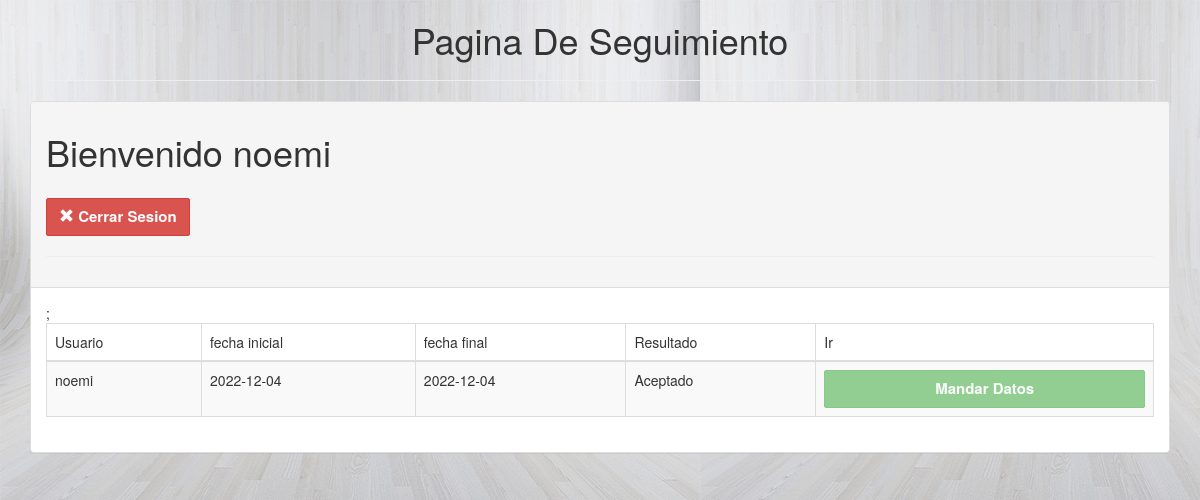
The page /workflow/EntradaEstudiante.php (signed in) on the database as committed earlier.
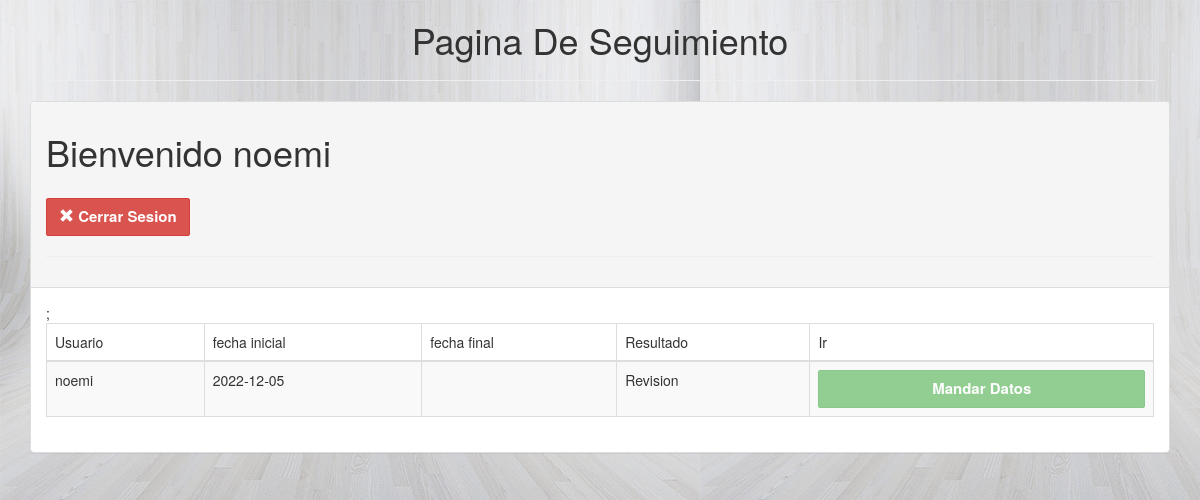
The same page on the database as committed later.
### tables this page shows
CREATE TABLE `flujoprocesoseguimiento` (
  `id` int(11) NOT NULL,
  `Flujo` varchar(3) DEFAULT NULL,
  `Proceso` varchar(3) DEFAULT NULL,
  `Usuario` varchar(10) DEFAULT NULL,
  `contra` varchar(50) NOT NULL,
  `FechaInicio` date DEFAULT NULL,
  `FechaFin` date DEFAULT NULL,
  `rechazo` varchar(10) DEFAULT 'pendiente'
);

### workflow/EntradaEstudiante.php (the view, shortened to what this page needs)
<!DOCTYPE html>
<html>
<head>
<link rel="stylesheet" href="bootstrap/css/bootstrap.min.css">
</head>
	<body background="fondo.jpg">
	<div class="wrapper">
	<div class="container">
		<div class="col-lg-12">
			<center>
				<h1>Pagina De Seguimiento</h1>
			</center>
            <hr>
		</div>
		<br><br><br>
		<div class="row">
                <div class="col-lg-12">
                    <div class="panel panel-default">
                        <div class="panel-heading">
                           <h1> Bienvenido <?php echo $_SESSION["usuario"];?><h1>
                           <a href="cerrar_sesion.php"><button class="btn btn-danger text-left"><span class="glyphicon glyphicon-remove" aria-hidden="true"></span> Cerrar Sesion</button></a>
            <hr>
                        </div>
                        <div class="panel-body">
                            <div class="table-responsive">
                                <table class="table table-striped table-bordered table-hover">
                                    <thead>
                                        <tr>
                                            <td>Usuario</td>
                                            <td>fecha inicial</td>
                                            <td>fecha final</td>
                                            <td>Resultado</td>
                                            <td>Ir</td>
                                        </tr>
                                    </thead>
                                    <tbody>
									<?php
									include "conexion.inc.php";
                                    $usuario=$_SESSION["usuario"];
                                    $sql="SELECT *
                                          from flujoprocesoseguimiento
                                          WHERE usuario='$usuario'";
                                    $resultado=mysqli_query($con, $sql);
                                    ?>
                                    <?php
                                        while ($fila=mysqli_fetch_array($resultado))
                                        {
                                            ?>
                                            <tr>
                                                <td><?php echo $fila["Usuario"]?></td>
                                                <td><?php echo $fila["FechaInicio"]?></td>
                                                <td><?php echo $fila["FechaFin"]?></td>
                                                <td><?php echo $fila["rechazo"]?></td>
                                                <?php
                                                if($fila["Proceso"]=='P3'){
                                                ?>
                                                <td><a href='flujo.php?flujo=<?php echo $fila["Flujo"]?>&proceso=P1&rol=estudiante&usuario=<?php echo $fila["Usuario"] ?>'><button class="btn btn-success btn-block" disabled>Mandar Datos</td>;
                                                <?php
                                                }else{
                                                    ?>
                                                     <td><a href='flujo.php?flujo=<?php echo $fila["Flujo"]?>&proceso=P1&rol=estudiante&usuario=<?php echo $fila["Usuario"] ?>'><button class="btn btn-success btn-block">Mandar Datos</td>;
                                                <?php
                                                }
                                                ?>
                                            </tr>
                                        <?php
                                        }
                                        ?>
                                    </tbody>
                                </table>
                            </div>
                        </div>
                    </div>
                </div>
	</div>
	</div>
	</body>
</html>

Rows that differ between the two databases and show on the page:
changed flujoprocesoseguimiento "noemi": FechaInicio "2022-12-04" → "2022-12-05"; rechazo "Aceptado" → "Revision"; FechaFin "2022-12-04" → (not shown)
